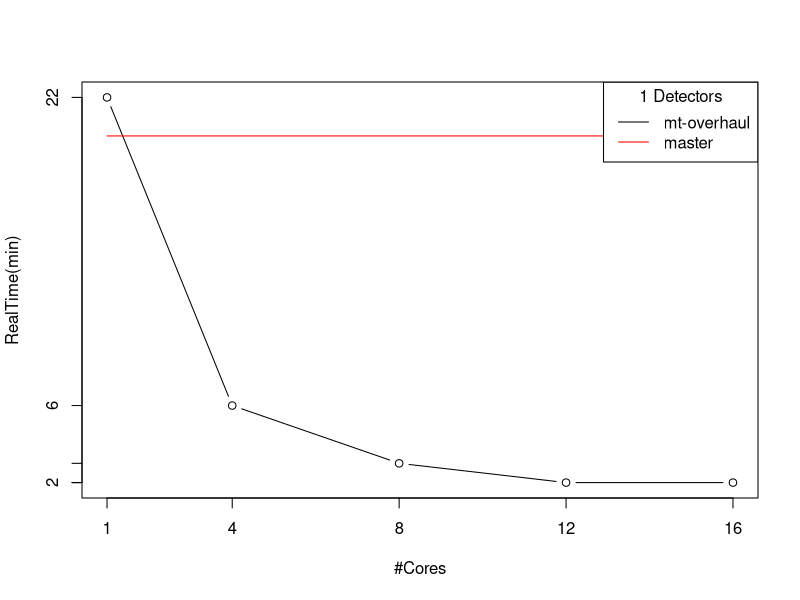

Source code (R):
x = c(  1,   4, 8,   12, 16)

# 1 detector
y = c(22, 6, 3, 2, 2)
y1 = c(20, 20, 20, 20, 20)

# 4 detectors
#y = c(108,  28,  14,  11, 9)
#y1 = c(88, 39, 39, 39, 39)

# 12 detectors
#y = c(253, 78, 39, 30, 25)
#y1 = c(253, 96, 73, 65, 65)


plot(x, y, type='b', axes= FALSE, col='black', xlab  = "#Cores", ylab="RealTime(min)")
lines(x, y1, col='red')
axis(side=1, at=x)
axis(side=2, at=y)
legend("topright", 95, legend=c('mt-overhaul', 'master'), col=c("black", "red"), lty=1, title = "1 Detectors")
box()
